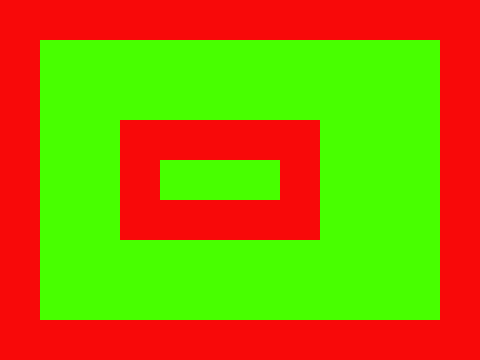

This is a level from a 2D game, rendered from its Tiled map with the project's own tilesets. A one-line summary and the map file follow, with tile-layer data summarised:
An orthogonal 12x9 tile map with 40x40 px tiles, 1 tile layer (Layer1).

<map version="1.0" orientation="orthogonal" renderorder="right-down" width="12" height="9" tilewidth="40" tileheight="40">
 <tileset firstgid="1" name="rec" tilewidth="40" tileheight="40">
  <image source="rec.png" width="80" height="40" />
 </tileset>
 <layer name="Layer1" width="12" height="9">
  <data>[108 cells, 108 non-empty, 2 distinct tile ids]</data>
 </layer>
</map>
